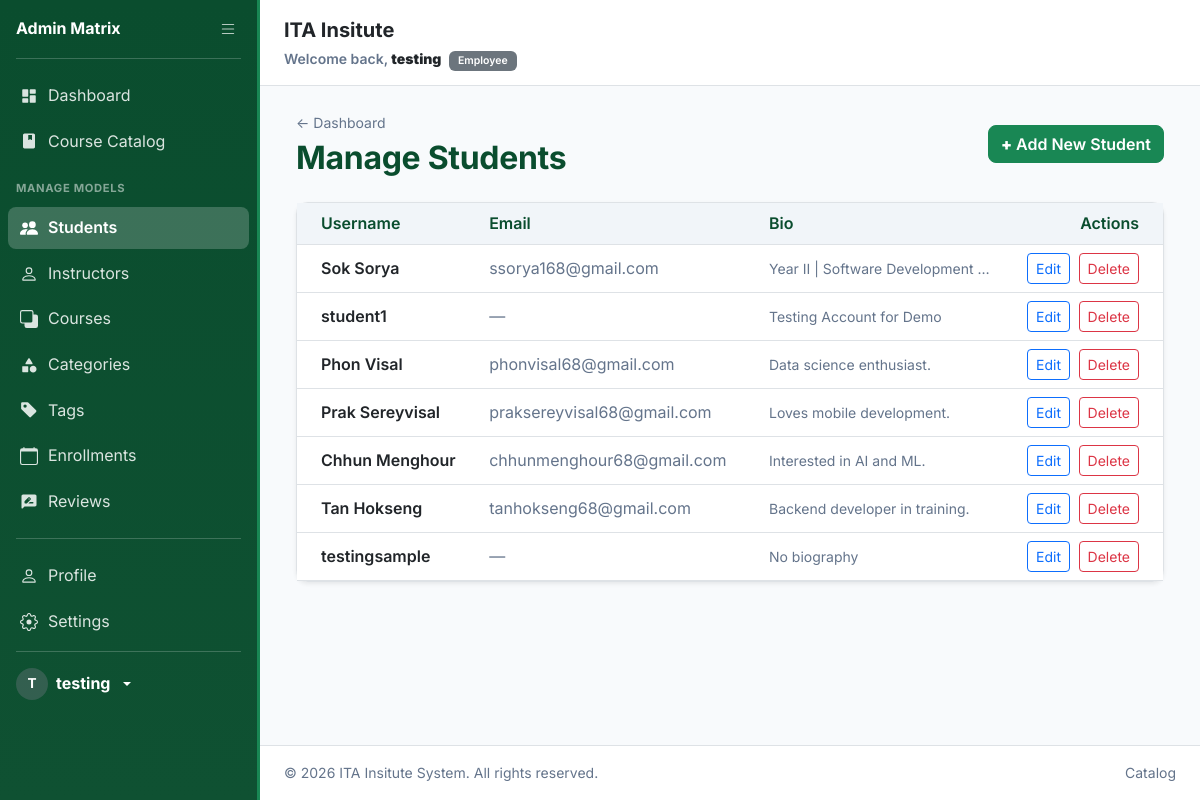
Screenshot of /employee/manage/student/ (signed in) with the database file from the repository.
### Learning_System/models.py (models this page shows, shortened)
class User(AbstractUser):
    ROLE_CHOICES = (
        ('student', 'Student'),
        ('instructor', 'Instructor'),
        ('employee', 'Employee'),
    )
    role = models.CharField(max_length=15, choices=ROLE_CHOICES, default='student')

class Student(models.Model):
    user = models.OneToOneField(User, on_delete=models.CASCADE, primary_key=True, related_name='student_profile')
    bio = models.TextField(blank=True)

### Learning_System/views.py (the view)
# urls.py: path('employee/manage/<str:model_name>/', views.EmployeeModelListView.as_view(), name='employee_model_list'),
class EmployeeModelListView(EmployeeRequiredMixin, View):
    def get(self, request, model_name):
        if model_name not in MODEL_MAPPING:
            return redirect('employee_dashboard')
        model_class, _ = MODEL_MAPPING[model_name]
        items = model_class.objects.all()
        context = {
            'model_name': model_name,
            'items': items,
            'title': f"Manage {model_name.capitalize()}s",
        }
        return render(request, 'employee_model_list.html', context)

### templates/employee_model_list.html (shortened to what this page needs)
{% extends 'base.html' %}
{% block content %}
<div class="d-flex justify-content-between align-items-center mb-4">
    <div>
        <a href="{% url 'employee_dashboard' %}" class="text-muted small text-decoration-none">&larr; Dashboard</a>
        <h2 class="mb-0 mt-1">{{ title }}</h2>
    </div>
    {% if model_name != 'review' %}
    <a href="{% url 'employee_model_create' model_name %}" class="btn btn-success">
        <strong>+</strong> Add New {{ model_name|capfirst }}
    </a>
    {% endif %}
</div>
<div class="card shadow-sm">
    <div class="card-body p-0">
        <div class="table-responsive">
            <table class="table table-hover align-middle mb-0">
                <thead>
                    <tr>
                        {% if model_name == 'student' %}
                            <th class="ps-4">Username</th>
                            <th>Email</th>
                            <th>Bio</th>
                        {% elif model_name == 'instructor' %}
                            <th class="ps-4">Username</th>
                            <th>Email</th>
                            <th>Specialty</th>
                        {% elif model_name == 'course' %}
                            <th class="ps-4">Title</th>
                            <th>Instructor</th>
                            <th>Category</th>
                            <th>Price</th>
                            <th>Status</th>
                        {% elif model_name == 'category' %}
                            <th class="ps-4">Name</th>
                            <th>Description</th>
                        {% elif model_name == 'tag' %}
                            <th class="ps-4">Tag Name</th>
                        {% elif model_name == 'enrollment' %}
                            <th class="ps-4">Student</th>
                            <th>Course</th>
                            <th>Enrolled At</th>
                            <th>Progress</th>
                        {% elif model_name == 'review' %}
                            <th class="ps-4">Course</th>
                            <th>Student</th>
                            <th>Rating</th>
                            <th>Comment</th>
                            <th>Status</th>
                        {% else %}
                            <th class="ps-4">Record</th>
                        {% endif %}
                        <th class="text-end pe-4">Actions</th>
                    </tr>
                </thead>
                <tbody>
                    {% for item in items %}
                    <tr>
                        {% if model_name == 'student' %}
                            <td class="ps-4 fw-semibold">{{ item.user.username }}</td>
                            <td class="text-muted">{{ item.user.email|default:"—" }}</td>
                            <td class="text-muted small" style="max-width:220px; overflow:hidden; text-overflow:ellipsis; white-space:nowrap;">
                                {{ item.bio|default:"No biography" }}
                            </td>
                        {% elif model_name == 'instructor' %}
                            <td class="ps-4 fw-semibold">{{ item.user.username }}</td>
                            <td class="text-muted">{{ item.user.email|default:"—" }}</td>
                            <td><span class="badge" style="background:#d1e7dd;color:#0f5132;">{{ item.specialty|default:"General" }}</span></td>
                        {% elif model_name == 'category' %}
                            <td class="ps-4 fw-semibold">{{ item.name }}</td>
                            <td class="text-muted small">{{ item.description|default:"No description"|truncatechars:80 }}</td>
                        {% elif model_name == 'tag' %}
                            <td class="ps-4">
                                <span class="badge" style="background:#d1e7dd;color:#0f5132; font-size:0.9em;"># {{ item.name }}</span>
                            </td>
                        {% else %}
                            <td class="ps-4">{{ item }}</td>
                        {% endif %}
                        <td class="text-end pe-4">
                            {% if model_name == 'review' %}
                            <a href="{% url 'employee_model_edit' model_name item.pk %}"
                               class="btn btn-sm btn-outline-success">Moderate</a>
                            {% else %}
                            <a href="{% url 'employee_model_edit' model_name item.pk %}"
                               class="btn btn-sm btn-outline-primary">Edit</a>
                            {% endif %}
                            <a href="{% url 'employee_model_delete_confirm' model_name item.pk %}"
                               class="btn btn-sm btn-outline-danger ms-1">Delete</a>
                        </td>
                    </tr>
                    {% endfor %}
                </tbody>
            </table>
        </div>
    </div>
</div>
{% endblock %}

### templates/base.html (shortened to what this page needs)
{% load static %}
<!DOCTYPE html>
<html lang="en" data-theme="">
<head>
    <link href="https://cdn.jsdelivr.net/npm/bootstrap@5.3.0/dist/css/bootstrap.min.css" rel="stylesheet">
    <link rel="stylesheet" href="{% static 'css/style.css' %}">
</head>
<body>
    <div class="sidebar-container d-flex flex-column flex-shrink-0" id="appSidebar">
        {% if user.is_authenticated %}
        {% if user.role == 'student' %}{% include 'nav_student.html' %}
        {% elif user.role == 'instructor' %}{% include 'nav_instructor.html' %}
        {% elif user.role == 'employee' %}{% include 'nav_employee.html' %}
        {% endif %}
        {% else %}{% include 'nav_anonymous.html' %}{% endif %}
    </div>
    <div class="main-content">
        <header class="app-header">
            <div>
                <span class="fs-5 fw-bold text-dark d-md-block">ITA Insitute</span>
                <span class="text-muted small fw-semibold d-none d-md-inline">
                    {% if user.is_authenticated %}
                    Welcome back, <strong class="text-dark">{{ user.get_full_name|default:user.username }}</strong>
                    <span class="badge bg-secondary ms-1">{{ user.role|capfirst }}</span>
                    {% else %}
                    Welcome to ITA Insitute Portal
                    {% endif %}
                </span>
            </div>
        </header>
        <div class="content-body">
            <div class="container-fluid">
                {% block content %}{% endblock %}
            </div>
        </div>
        <footer class="app-footer">
            <div
                class="container-fluid p-0 d-flex flex-column flex-sm-row justify-content-between align-items-center gap-2">
                <span>&copy; 2026 ITA Insitute System. All rights reserved.</span>
                <div class="d-flex gap-3">
                    <a href="{% url 'course_list' %}" class="text-muted text-decoration-none hover-dark">Catalog</a>
                </div>
            </div>
        </footer>
    </div>
</body>
</html>

### templates/nav_employee.html (shortened to what this page needs)
<div class="sidebar sidebar--employee d-flex flex-column text-white" id="employeeSidebar">
    <div class="sidebar-brand d-flex align-items-center justify-content-between p-3">
        <a href="{% url 'employee_dashboard' %}" class="text-white text-decoration-none sidebar-brand-text fw-bold fs-6">Admin Matrix</a>
        <button class="sidebar-toggle-btn" id="sidebarToggle" aria-label="Toggle sidebar">
        </button>
    </div>
    <hr class="border-white border-opacity-25 mx-3 mt-0">
    <ul class="nav flex-column mb-auto gap-1 px-2">
        <li class="sidebar-nav-item">
            <a href="{% url 'employee_dashboard' %}" class="sidebar-link {% if '/dashboard/employee/' in request.path %}active{% endif %}" title="Dashboard">
                <span class="sidebar-label">Dashboard</span>
            </a>
        </li>
        <li class="sidebar-nav-item">
            <a href="{% url 'course_list' %}" class="sidebar-link {% if request.path == '/courses/' %}active{% endif %}" title="Catalog">
                <span class="sidebar-label">Course Catalog</span>
            </a>
        </li>
        <li class="sidebar-nav-item mt-2">
            <span class="sidebar-section-label text-uppercase fw-bold small text-white-50 px-2">Manage Models</span>
        </li>
        <li class="sidebar-nav-item">
            <a href="{% url 'employee_model_list' 'student' %}" class="sidebar-link {% if '/student/' in request.path %}active{% endif %}" title="Students">
                <span class="sidebar-label">Students</span>
            </a>
        </li>
        <li class="sidebar-nav-item">
            <a href="{% url 'employee_model_list' 'instructor' %}" class="sidebar-link {% if '/instructor/' in request.path %}active{% endif %}" title="Instructors">
                <span class="sidebar-label">Instructors</span>
            </a>
        </li>
        <li class="sidebar-nav-item">
            <a href="{% url 'employee_model_list' 'course' %}" class="sidebar-link {% if '/course/' in request.path %}active{% endif %}" title="Courses">
                <svg xmlns="http://www.w3.org/2000/svg" width="18" height="18" fill="currentColor" viewBox="0 0 16 16"><path d="M0 2a2 2 0 0 1 2-2h8a2 2 0 0 1 2 2v2h2a2 2 0 0 1 2 2v8a2 2 0 0 1-2 2H6a2 2 0 0 1-2-2v-2H2a2 2 0 0 1-2-2V2zm2-1a1 1 0 0 0-1 1v8a1 1 0 0 0 1 1h8a1 1 0 0 0 1-1V2a1 1 0 0 0-1-1H2z"/></svg>
                <span class="sidebar-label">Courses</span>
            </a>
        </li>
        <li class="sidebar-nav-item">
            <a href="{% url 'employee_model_list' 'category' %}" class="sidebar-link {% if '/category/' in request.path %}active{% endif %}" title="Categories">
                <span class="sidebar-label">Categories</span>
            </a>
        </li>
        <li class="sidebar-nav-item">
            <a href="{% url 'employee_model_list' 'tag' %}" class="sidebar-link {% if '/tag/' in request.path %}active{% endif %}" title="Tags">
                <svg xmlns="http://www.w3.org/2000/svg" width="18" height="18" fill="currentColor" viewBox="0 0 16 16"><path d="M2 1a1 1 0 0 0-1 1v4.586a1 1 0 0 0 .293.707l7 7a1 1 0 0 0 1.414 0l4.586-4.586a1 1 0 0 0 0-1.414l-7-7A1 1 0 0 0 6.586 1H2zm4 3.5a1.5 1.5 0 1 1-3 0 1.5 1.5 0 0 1 3 0z"/></svg>
                <span class="sidebar-label">Tags</span>
            </a>
        </li>
        <li class="sidebar-nav-item">
            <a href="{% url 'employee_model_list' 'enrollment' %}" class="sidebar-link {% if '/enrollment/' in request.path %}active{% endif %}" title="Enrollments">
                <svg xmlns="http://www.w3.org/2000/svg" width="18" height="18" fill="currentColor" viewBox="0 0 16 16"><path d="M3.5 0a.5.5 0 0 1 .5.5V1h8V.5a.5.5 0 0 1 1 0V1h1a2 2 0 0 1 2 2v11a2 2 0 0 1-2 2H2a2 2 0 0 1-2-2V3a2 2 0 0 1 2-2h1V.5a.5.5 0 0 1 .5-.5zM1 4v10a1 1 0 0 0 1 1h12a1 1 0 0 0 1-1V4H1z"/></svg>
                <span class="sidebar-label">Enrollments</span>
            </a>
        </li>
        <li class="sidebar-nav-item">
            <a href="{% url 'employee_model_list' 'review' %}" class="sidebar-link {% if '/review/' in request.path %}active{% endif %}" title="Reviews">
                <span class="sidebar-label">Reviews</span>
            </a>
        </li>
    </ul>
    <hr class="border-white border-opacity-25 mx-3">
    <ul class="nav flex-column gap-1 px-2 mb-2">
        <li class="sidebar-nav-item">
            <a href="{% url 'profile' %}" class="sidebar-link {% if request.path == '/profile/' %}active{% endif %}" title="Profile">
                <span class="sidebar-label">Profile</span>
            </a>
        </li>
        <li class="sidebar-nav-item">
            <a href="{% url 'settings' %}" class="sidebar-link {% if request.path == '/settings/' %}active{% endif %}" title="Settings">
                <span class="sidebar-label">Settings</span>
            </a>
        </li>
    </ul>
    <hr class="border-white border-opacity-25 mx-3 mt-0">
    <div class="dropdown px-3 pb-3">
        <a href="#" class="d-flex align-items-center gap-2 text-white text-decoration-none dropdown-toggle" id="dropdownUser3" data-bs-toggle="dropdown" aria-expanded="false">
            <div class="sidebar-avatar sidebar-avatar--employee">{{ user.username|slice:":1"|upper }}</div>
            <strong class="sidebar-label sidebar-username">{{ user.username }}</strong>
        </a>
    </div>
</div>

### rows the page displays
User: username "T", username "testing", get_full_name "testing", role "Employee"
Student: user.username "Sok Sorya", user.email "ssorya168@gmail.com", bio "Year II | Software Development…"
Student: user.username "student1", user.email "—", bio "Testing Account for Demo"
Student: user.username "Phon Visal", user.email "phonvisal68@gmail.com", bio "Data science enthusiast."
Student: user.username "Prak Sereyvisal", user.email "praksereyvisal68@gmail.com", bio "Loves mobile development."
Student: user.username "Chhun Menghour", user.email "chhunmenghour68@gmail.com", bio "Interested in AI and ML."
Student: user.username "Tan Hokseng", user.email "tanhokseng68@gmail.com", bio "Backend developer in training."
Student: user.username "testingsample", user.email "—", bio "No biography"

### other values shown
{{ title }} "Manage Students"
{{ model_name|capfirst }} "Student"
